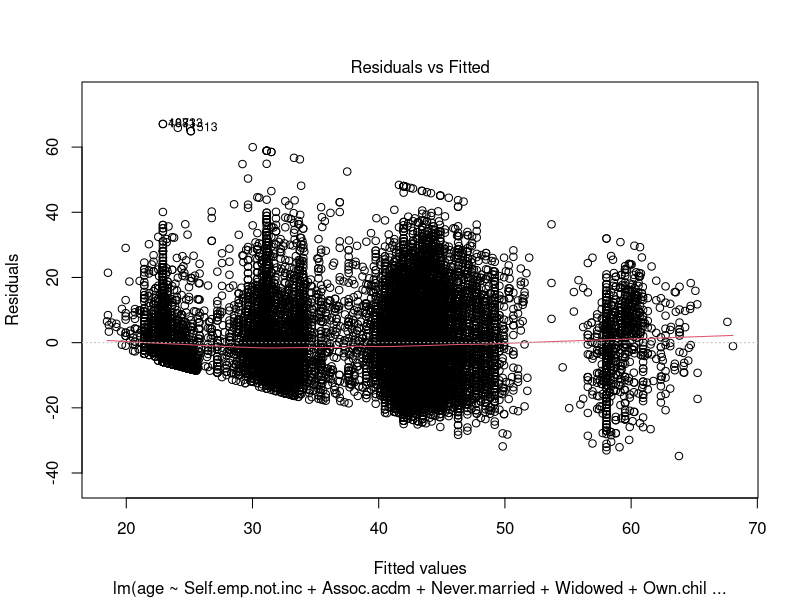
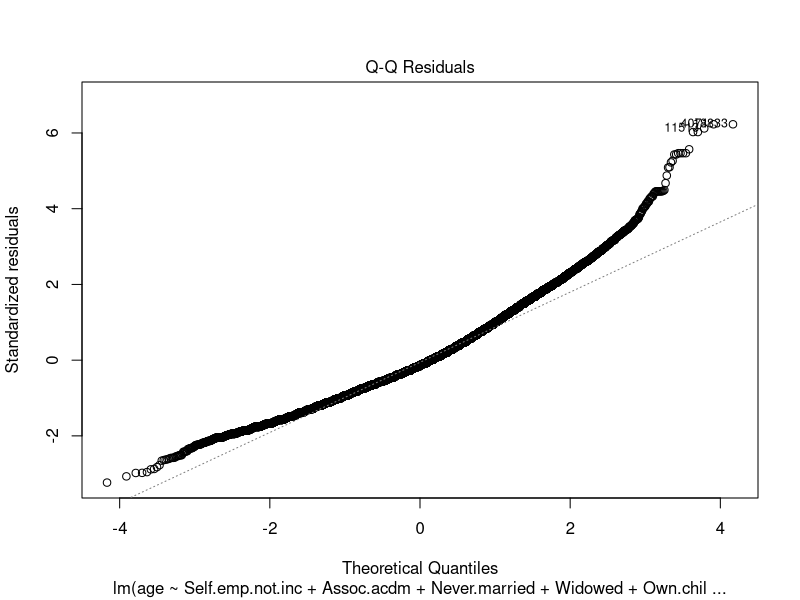
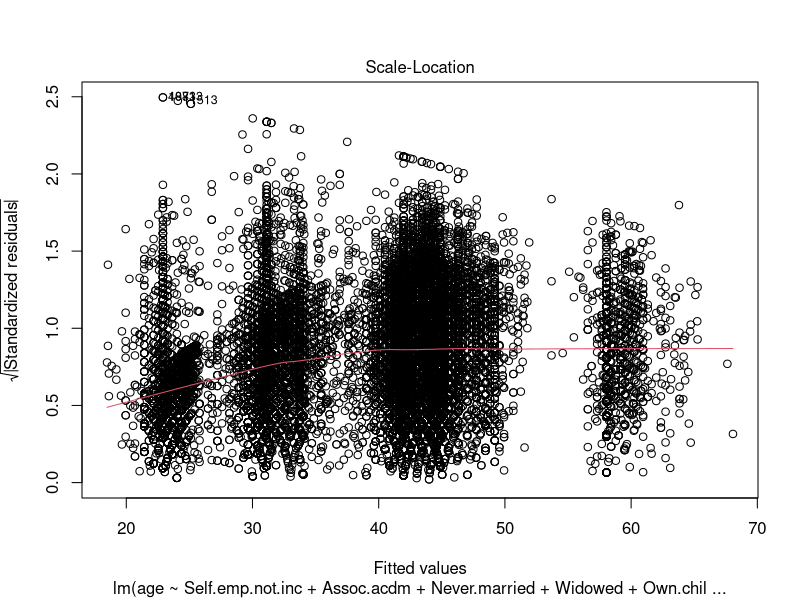
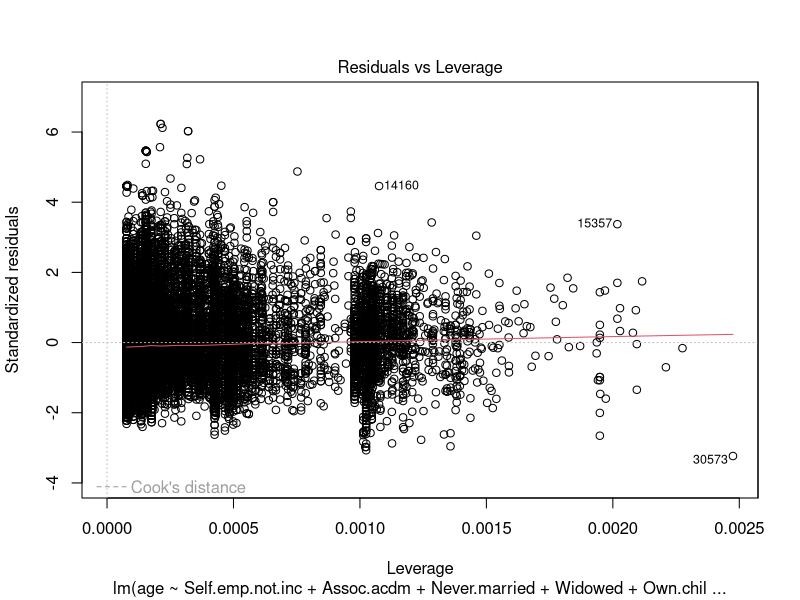
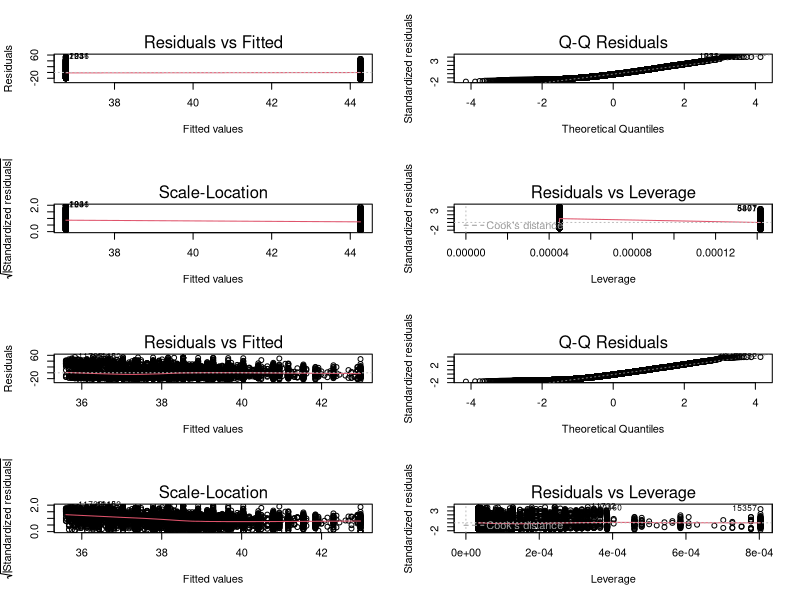
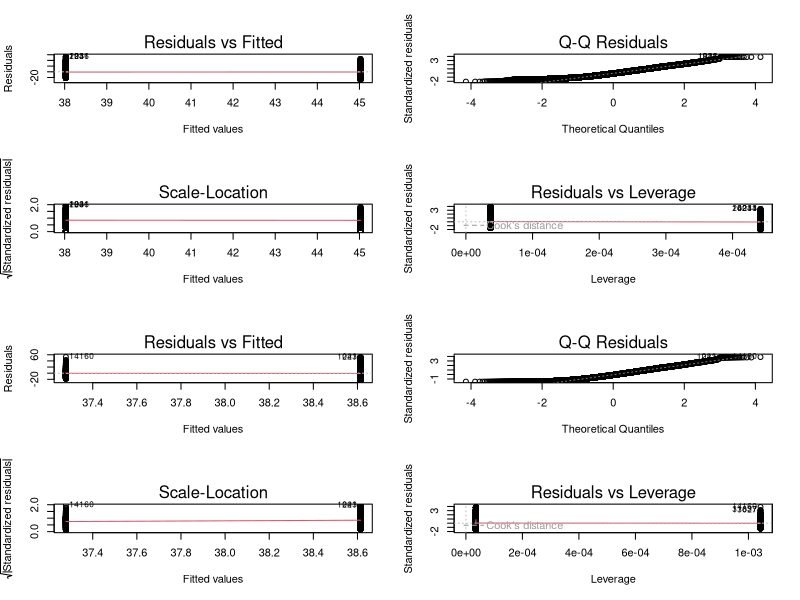
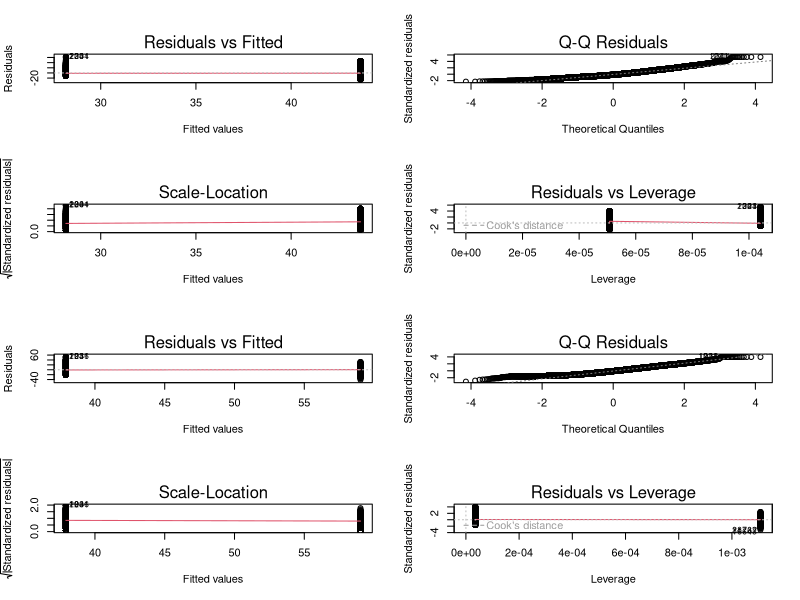
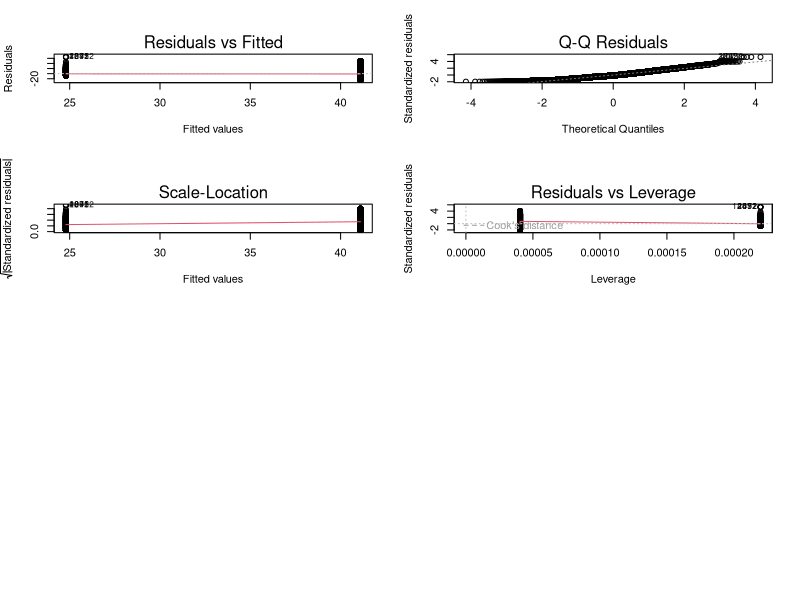

Reproduce these figures in R, in order.

# Census dataset - make sure all headers are present. otherwise complains about row.names.. 
df <- read.csv("census.csv", header=T)

#need to switch string values to numbers. Use following website suggestions
#http://www.ats.ucla.edu/stat/stata/faq/destring.htm
# bash commands:
# wc -l census.csv returns 32562 lines including header
# tail -32561 census.csv | cut -f2 -d"," | sort | uniq
# gives the following categories:
# ?
# Federal-gov
# Local-gov
# Never-worked
# Private
# Self-emp-inc
# Self-emp-not-inc
# State-gov
# Without-pay
#mat <- matrix(0, nrow=2, ncol=5)
#vec <- c("x","y")
#data.frame(vec, mat)


###init new data matrix for new data frame
new_mat <- df[[1]] #will be concatenating with cbind
cur_headers <- names(df)
new_heads <- cur_headers[1] #will be concatenating as new_heads <- c(new_heads, new_header)

for (i in (2 : length(cur_headers))){
	cur_head <- cur_headers[i]
	### if the header is in the factors - get header index
	### else save the header and move whole column
	createNewCols = TRUE
	if (cur_head == "workclass") {
		labels <- levels(factor(df$workclass))
	} else if (cur_head == "education") {
		labels <- levels(factor(df$education))
	} else if (cur_head == "marital_status") {
		labels <- levels(factor(df$marital_status))
	} else if (cur_head == "occupation") {
		labels <- levels(factor(df$occupation))
	} else if (cur_head == "relationship") {
		labels <- levels(factor(df$relationship))
	} else if (cur_head == "race") {
		labels <- levels(factor(df$race))
	} else if (cur_head == "sex") {
		#0 for male, 1 for female
		createNewCols=FALSE
		new_heads <- c(new_heads, cur_head)
		newCol <- rep(0,nrow(df))
		ones<-(df[i]=="Female")
		newCol[ones]=1	
		###place into new matrix
		new_mat<-cbind(new_mat,newCol)
	} else if (cur_head == "native_country") {
		labels <- levels(factor(df$native_country))
	} else if (cur_head == "salary") {
		#0 for <=50k, 1 for >50k
		createNewCols=FALSE
		new_heads <- c(new_heads, cur_head)
		newCol <- rep(0,nrow(df))
		ones<-(df[i]==">50K")
		newCol[ones]=1	
		###place into new matrix
		new_mat<-cbind(new_mat,newCol)
	} else { #integer column
		createNewCols=FALSE
		new_heads <- c(new_heads, cur_head)
		new_mat<-cbind(new_mat,df[i])
	}

	if (createNewCols){
		for (label in labels){

			### save header into new header vector
			new_heads <- c(new_heads, label)


			newCol <- rep(0,nrow(df))
			ones<-(df[i]==label)
			newCol[ones]=1	
			###place into new matrix
			new_mat<-cbind(new_mat,newCol)
			
		}
	}

}#end of loop over old headers

new_df<-data.frame(new_mat)
names(new_df)<-new_heads

####### Use with various K for analysis ##########
#k<-0.01
#parsimony <- prsm(new_df$sex, subset(new_df, select=-c(sex)), predacc=aiclogit, k, printdel=T)
#print(parsimony)
#parsimony <- prsm(new_df$salary, subset(new_df, select=-c(salary)), predacc=aiclogit, k, printdel=T)
#print(parsimony)
#parsimony <- prsm(new_df$age, subset(new_df, select=-c(age)), k, crit="max", printdel=T)
#print(parsimony)

x<- names(new_df)
new.headers <- gsub("-",".",x)
names(new_df) <- new.headers

x<- names(new_df)
new.headers <- gsub("_",".",x)
names(new_df) <- new.headers

fitSex <- lm(sex ~ Widowed + Craft.repair + Farming.fishing + Handlers.cleaners + Transport.moving + Not.in.family + Other.relative + Own.child + Unmarried + Wife, data=new_df)
summary(fitSex)

fitSalary <- lm(salary ~ capital.gain, data=new_df)
summary(fitSalary)

fitSalaryMore <- lm(salary ~ age + education.num + Exec.managerial + Not.in.family + Own.child + Unmarried + Wife + capital.gain + capital.loss + hours.per.week, data = new_df)
summary(fitSalaryMore)

fitAge <- lm(age ~ Self.emp.not.inc + Assoc.acdm + Never.married + Widowed + Own.child + hours.per.week + salary, data = new_df)
summary(fitAge)
plot(fitAge)

test.set.index = sample(c(1:dim(new_df)[1]),dim(new_df)[1]*.1)

data.test = new_df[test.set.index,]
data.train = new_df[-test.set.index,]


##Fitting each variable
SS.fit.salary = lm(age ~ salary, data=data.train)
predicted.values.SS.fit.salary = predict(SS.fit.salary,newdata=data.test)
mean((predicted.values.SS.fit.salary-data.test$age)^2)


SS.fit.hours.per.week = lm(age ~ hours.per.week, data=data.train)
predicted.values.SS.fit.hours.per.week = predict(SS.fit.hours.per.week,newdata=data.test)
mean((predicted.values.SS.fit.hours.per.week-data.test$age)^2)


SS.fit.Self.emp.not.inc = lm(age ~ Self.emp.not.inc, data=data.train)
predicted.values.SS.fit.Self.emp.not.inc = predict(SS.fit.Self.emp.not.inc,newdata=data.test)
mean((predicted.values.SS.fit.Self.emp.not.inc-data.test$age)^2)


SS.fit.Assoc.acdm = lm(age ~ Assoc.acdm, data=data.train)
predicted.values.SS.fit.Assoc.acdm = predict(SS.fit.Assoc.acdm,newdata=data.test)
mean((predicted.values.SS.fit.Assoc.acdm-data.test$age)^2)


SS.fit.Never.married = lm(age ~ Never.married, data=data.train)
predicted.values.SS.fit.Never.married = predict(SS.fit.Never.married,newdata=data.test)
mean((predicted.values.SS.fit.Never.married-data.test$age)^2)


SS.fit.Widowed = lm(age ~ Widowed, data=data.train)
predicted.values.SS.fit.Widowed = predict(SS.fit.Widowed,newdata=data.test)
mean((predicted.values.SS.fit.Widowed-data.test$age)^2)


SS.fit.Own.child = lm(age ~ Own.child, data=data.train)
predicted.values.SS.fit.Own.child = predict(SS.fit.Own.child,newdata=data.test)
mean((predicted.values.SS.fit.Own.child-data.test$age)^2)


##plotting smoothing splines 
par(mfrow=c(4,2))
plot(SS.fit.salary, se=T)
plot(SS.fit.hours.per.week, se=T)
plot(SS.fit.Self.emp.not.inc, se=T)
plot(SS.fit.Assoc.acdm, se=T)
plot(SS.fit.Never.married, se=T)
plot(SS.fit.Widowed, se=T)
plot(SS.fit.Own.child, se=T)
par(mfrow=c(1,1))


SS.fit.all = lm(age ~ Self.emp.not.inc + Assoc.acdm + Never.married + Widowed + Own.child + hours.per.week + salary, data=data.train)
predicted.values.SS.fit.all = predict(SS.fit.all,newdata=data.test)
mean((predicted.values.SS.fit.all-data.test$age)^2)

plot(data.test$age ~ predicted.values.SS.fit.all, xlab="predicted age", ylab="actual age", main="predicted vs actual age of 15% test test")
abline(0,1)

### plot of variables maximally contributing to variation of y-value


### Splitting into training and test sets ###

## printing prediction plots, or residuals plots and the error

### various k ###

### train, validation, test

### eliminating by column and seeing how much they contribute.

